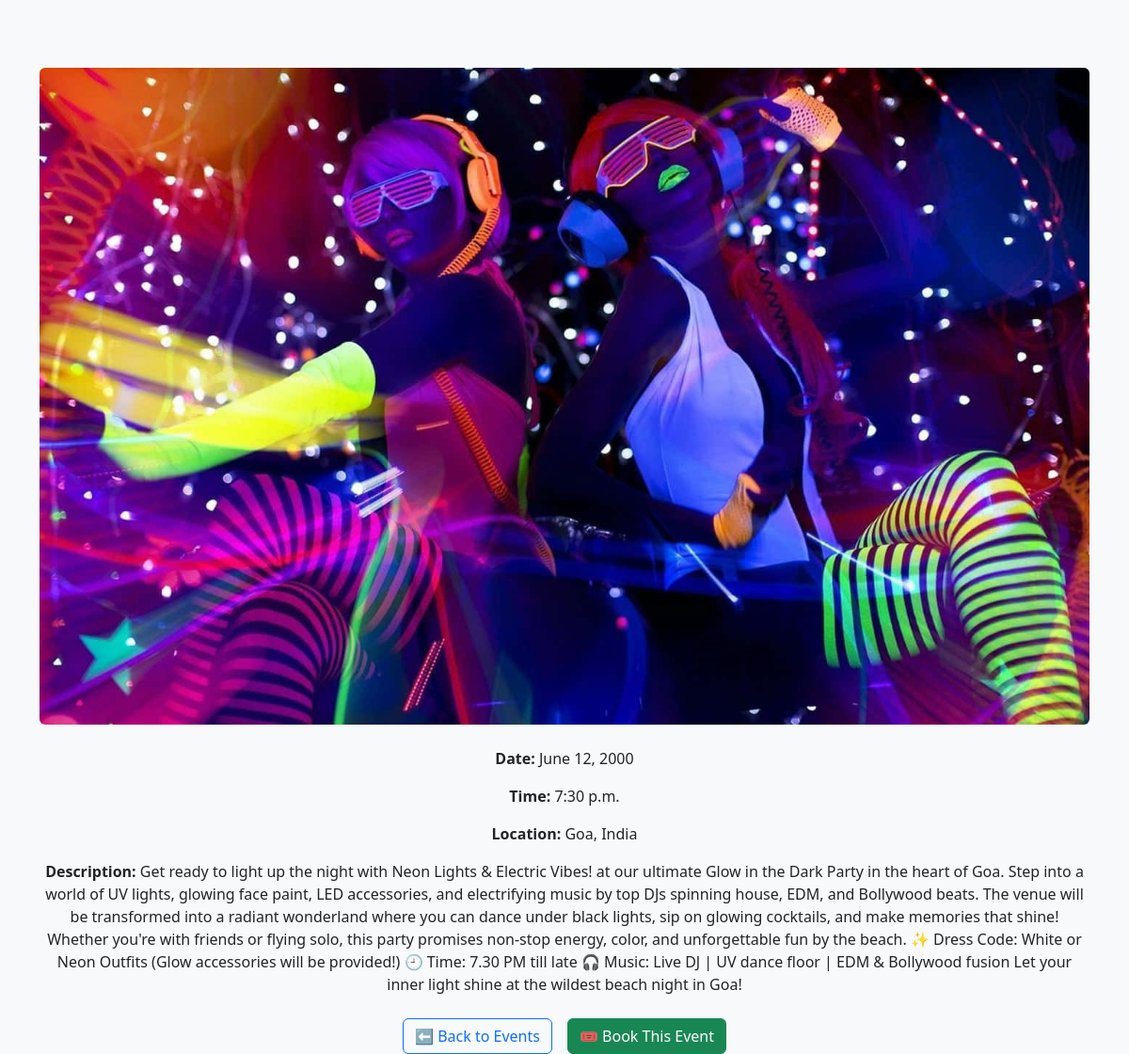
The app's page /events/1/ with its own data.
### events/models.py (models this page shows, shortened)
class Event(models.Model):
    name = models.CharField(max_length=200)
    date = models.DateField()
    time = models.TimeField()
    location = models.CharField(max_length=255)
    description = models.TextField()
    image = models.ImageField(upload_to='event_images/', null=True, blank=True)
    saved_by = models.ManyToManyField(User, related_name='saved_events', blank=True)

### events/views.py (the view)
# urls.py: path('events/<int:event_id>/', views.event_detail, name='event_detail'),
def event_detail(request, event_id):
    event = get_object_or_404(Event, id=event_id)
    return render(request, 'events/event_detail.html', {'event': event})

### events/templates/events/event_detail.html (shortened to what this page needs)
<!DOCTYPE html>
<html lang="en">
<head>
    <link rel="stylesheet" href="https://cdn.jsdelivr.net/npm/bootstrap@5.3.0/dist/css/bootstrap.min.css">
</head>
<body class="bg-light">
    <div class="container text-center mt-5">
        {% if event.image %}
            <img src="{{ event.image.url }}" class="img-fluid my-4 rounded" alt="{{ event.title }}">
        {% endif %}
        <div class="mb-3">
            <p><strong>Date:</strong> {{ event.date }}</p>
            <p><strong>Time:</strong> {{ event.time }}</p>
            <p><strong>Location:</strong> {{ event.location }}</p>
            <p><strong>Description:</strong> {{ event.description }}</p>
        </div>
        <div class="d-flex justify-content-center gap-3 mt-4">
            <a href="{% url 'events:event_list' %}" class="btn btn-outline-primary">⬅️ Back to Events</a>
            <a href="{% url 'users:book_event' event.id %}" class="btn btn-success">🎟️ Book This Event</a>
        </div>
    </div>
</body>
</html>

### records on screen
Event: image (picture), date "June 12, 2000", time "7:30 p.m.", location "Goa, India", description "Get ready to light up the night with Neon Lights & Electric Vibes! at our ultimate Glow in the Dark Party in the heart of Goa. Step into a world of UV lights, glowing face paint, LED accessories, and electrifying music by top DJs spinning house, EDM, and Bollywood beats. The venue will be transformed into a radiant wonderland where you can dance under black lights, sip on glowing cocktails, and make memories that shine! Whether you're with friends or flying solo, this party promises non-stop energy, color, and unforgettable fun by the beach. ✨ Dress Code: White or Neon Outfits (Glow accessories will be provided!) 🕘 Time: 7.30 PM till late 🎧 Music: Live DJ | UV dance floor | EDM & Bollywood…"
